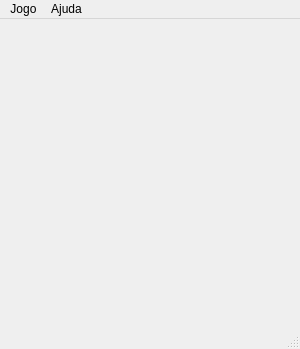
<?xml version="1.0" encoding="UTF-8"?>
<ui version="4.0">
 <class>NineHoles</class>
 <widget class="QMainWindow" name="NineHoles">
  <property name="geometry">
   <rect>
    <x>0</x>
    <y>0</y>
    <width>300</width>
    <height>349</height>
   </rect>
  </property>
  <property name="windowTitle">
   <string>NineHoles</string>
  </property>
  <widget class="QWidget" name="centralwidget">
   <property name="minimumSize">
    <size>
     <width>300</width>
     <height>300</height>
    </size>
   </property>
   <property name="maximumSize">
    <size>
     <width>300</width>
     <height>300</height>
    </size>
   </property>
   <property name="styleSheet">
    <string notr="true">#centralwidget {
  background: url(':/grid');
}</string>
   </property>
   <layout class="QGridLayout" name="gridLayout">
    <property name="leftMargin">
     <number>0</number>
    </property>
    <property name="topMargin">
     <number>0</number>
    </property>
    <property name="rightMargin">
     <number>0</number>
    </property>
    <property name="bottomMargin">
     <number>0</number>
    </property>
    <property name="spacing">
     <number>0</number>
    </property>
    <item row="0" column="1" colspan="2">
     <widget class="Hole" name="hole01">
      <property name="minimumSize">
       <size>
        <width>100</width>
        <height>100</height>
       </size>
      </property>
      <property name="maximumSize">
       <size>
        <width>100</width>
        <height>100</height>
       </size>
      </property>
      <property name="styleSheet">
       <string notr="true">QPushButton {
    border: none;
    outline: none;
}</string>
      </property>
      <property name="icon">
       <iconset resource="NineHoles.qrc">
        <normaloff>:/empty</normaloff>:/empty</iconset>
      </property>
      <property name="iconSize">
       <size>
        <width>50</width>
        <height>50</height>
       </size>
      </property>
      <property name="flat">
       <bool>true</bool>
      </property>
      <property name="row" stdset="0">
       <number>0</number>
      </property>
      <property name="col" stdset="0">
       <number>1</number>
      </property>
     </widget>
    </item>
    <item row="1" column="2" colspan="2">
     <widget class="Hole" name="hole12">
      <property name="minimumSize">
       <size>
        <width>100</width>
        <height>100</height>
       </size>
      </property>
      <property name="maximumSize">
       <size>
        <width>100</width>
        <height>100</height>
       </size>
      </property>
      <property name="styleSheet">
       <string notr="true">QPushButton {
    border: none;
    outline: none;
}</string>
      </property>
      <property name="icon">
       <iconset resource="NineHoles.qrc">
        <normaloff>:/empty</normaloff>:/empty</iconset>
      </property>
      <property name="iconSize">
       <size>
        <width>50</width>
        <height>50</height>
       </size>
      </property>
      <property name="flat">
       <bool>true</bool>
      </property>
      <property name="row" stdset="0">
       <number>1</number>
      </property>
      <property name="col" stdset="0">
       <number>2</number>
      </property>
     </widget>
    </item>
    <item row="0" column="3">
     <widget class="Hole" name="hole02">
      <property name="minimumSize">
       <size>
        <width>100</width>
        <height>100</height>
       </size>
      </property>
      <property name="maximumSize">
       <size>
        <width>100</width>
        <height>100</height>
       </size>
      </property>
      <property name="styleSheet">
       <string notr="true">QPushButton {
    border: none;
    outline: none;
}</string>
      </property>
      <property name="icon">
       <iconset resource="NineHoles.qrc">
        <normaloff>:/empty</normaloff>:/empty</iconset>
      </property>
      <property name="iconSize">
       <size>
        <width>50</width>
        <height>50</height>
       </size>
      </property>
      <property name="flat">
       <bool>true</bool>
      </property>
      <property name="row" stdset="0">
       <number>0</number>
      </property>
      <property name="col" stdset="0">
       <number>2</number>
      </property>
     </widget>
    </item>
    <item row="2" column="1" colspan="2">
     <widget class="Hole" name="hole21">
      <property name="minimumSize">
       <size>
        <width>100</width>
        <height>100</height>
       </size>
      </property>
      <property name="maximumSize">
       <size>
        <width>100</width>
        <height>100</height>
       </size>
      </property>
      <property name="styleSheet">
       <string notr="true">QPushButton {
    border: none;
    outline: none;
}</string>
      </property>
      <property name="icon">
       <iconset resource="NineHoles.qrc">
        <normaloff>:/empty</normaloff>:/empty</iconset>
      </property>
      <property name="iconSize">
       <size>
        <width>50</width>
        <height>50</height>
       </size>
      </property>
      <property name="flat">
       <bool>true</bool>
      </property>
      <property name="row" stdset="0">
       <number>2</number>
      </property>
      <property name="col" stdset="0">
       <number>1</number>
      </property>
     </widget>
    </item>
    <item row="2" column="3">
     <widget class="Hole" name="hole22">
      <property name="minimumSize">
       <size>
        <width>100</width>
        <height>100</height>
       </size>
      </property>
      <property name="maximumSize">
       <size>
        <width>100</width>
        <height>100</height>
       </size>
      </property>
      <property name="styleSheet">
       <string notr="true">QPushButton {
    border: none;
    outline: none;
}</string>
      </property>
      <property name="icon">
       <iconset resource="NineHoles.qrc">
        <normaloff>:/empty</normaloff>:/empty</iconset>
      </property>
      <property name="iconSize">
       <size>
        <width>50</width>
        <height>50</height>
       </size>
      </property>
      <property name="flat">
       <bool>true</bool>
      </property>
      <property name="row" stdset="0">
       <number>2</number>
      </property>
      <property name="col" stdset="0">
       <number>2</number>
      </property>
     </widget>
    </item>
    <item row="1" column="0">
     <widget class="Hole" name="hole10">
      <property name="minimumSize">
       <size>
        <width>100</width>
        <height>100</height>
       </size>
      </property>
      <property name="maximumSize">
       <size>
        <width>100</width>
        <height>100</height>
       </size>
      </property>
      <property name="styleSheet">
       <string notr="true">QPushButton {
    border: none;
    outline: none;
}</string>
      </property>
      <property name="icon">
       <iconset resource="NineHoles.qrc">
        <normaloff>:/empty</normaloff>:/empty</iconset>
      </property>
      <property name="iconSize">
       <size>
        <width>50</width>
        <height>50</height>
       </size>
      </property>
      <property name="flat">
       <bool>true</bool>
      </property>
      <property name="row" stdset="0">
       <number>1</number>
      </property>
      <property name="col" stdset="0">
       <number>0</number>
      </property>
     </widget>
    </item>
    <item row="1" column="1">
     <widget class="Hole" name="hole11">
      <property name="minimumSize">
       <size>
        <width>100</width>
        <height>100</height>
       </size>
      </property>
      <property name="maximumSize">
       <size>
        <width>100</width>
        <height>100</height>
       </size>
      </property>
      <property name="styleSheet">
       <string notr="true">QPushButton {
    border: none;
    outline: none;
}</string>
      </property>
      <property name="icon">
       <iconset resource="NineHoles.qrc">
        <normaloff>:/empty</normaloff>:/empty</iconset>
      </property>
      <property name="iconSize">
       <size>
        <width>50</width>
        <height>50</height>
       </size>
      </property>
      <property name="flat">
       <bool>true</bool>
      </property>
      <property name="row" stdset="0">
       <number>1</number>
      </property>
      <property name="col" stdset="0">
       <number>1</number>
      </property>
     </widget>
    </item>
    <item row="2" column="0">
     <widget class="Hole" name="hole20">
      <property name="minimumSize">
       <size>
        <width>100</width>
        <height>100</height>
       </size>
      </property>
      <property name="maximumSize">
       <size>
        <width>100</width>
        <height>100</height>
       </size>
      </property>
      <property name="styleSheet">
       <string notr="true">QPushButton {
    border: none;
    outline: none;
}</string>
      </property>
      <property name="icon">
       <iconset resource="NineHoles.qrc">
        <normaloff>:/empty</normaloff>:/empty</iconset>
      </property>
      <property name="iconSize">
       <size>
        <width>50</width>
        <height>50</height>
       </size>
      </property>
      <property name="flat">
       <bool>true</bool>
      </property>
      <property name="row" stdset="0">
       <number>2</number>
      </property>
      <property name="col" stdset="0">
       <number>0</number>
      </property>
     </widget>
    </item>
    <item row="0" column="0">
     <widget class="Hole" name="hole00">
      <property name="minimumSize">
       <size>
        <width>100</width>
        <height>100</height>
       </size>
      </property>
      <property name="maximumSize">
       <size>
        <width>100</width>
        <height>100</height>
       </size>
      </property>
      <property name="styleSheet">
       <string notr="true">QPushButton {
    border: none;
    outline: none;
}</string>
      </property>
      <property name="icon">
       <iconset resource="NineHoles.qrc">
        <normaloff>:/empty</normaloff>:/empty</iconset>
      </property>
      <property name="iconSize">
       <size>
        <width>50</width>
        <height>50</height>
       </size>
      </property>
      <property name="flat">
       <bool>true</bool>
      </property>
      <property name="row" stdset="0">
       <number>0</number>
      </property>
      <property name="col" stdset="0">
       <number>0</number>
      </property>
     </widget>
    </item>
   </layout>
  </widget>
  <widget class="QMenuBar" name="menubar">
   <property name="geometry">
    <rect>
     <x>0</x>
     <y>0</y>
     <width>300</width>
     <height>22</height>
    </rect>
   </property>
   <widget class="QMenu" name="menuGame">
    <property name="title">
     <string>Jogo</string>
    </property>
    <addaction name="actionNew"/>
    <addaction name="actionQuit"/>
   </widget>
   <widget class="QMenu" name="menuHelp">
    <property name="title">
     <string>Ajuda</string>
    </property>
    <addaction name="actionAbout"/>
   </widget>
   <addaction name="menuGame"/>
   <addaction name="menuHelp"/>
  </widget>
  <widget class="QStatusBar" name="statusbar"/>
  <action name="actionNew">
   <property name="text">
    <string>Novo</string>
   </property>
  </action>
  <action name="actionQuit">
   <property name="text">
    <string>Sair</string>
   </property>
  </action>
  <action name="actionAbout">
   <property name="text">
    <string>Sobre</string>
   </property>
  </action>
 </widget>
 <customwidgets>
  <customwidget>
   <class>Hole</class>
   <extends>QPushButton</extends>
   <header location="global">Hole.h</header>
  </customwidget>
 </customwidgets>
 <resources>
  <include location="NineHoles.qrc"/>
 </resources>
 <connections/>
</ui>
